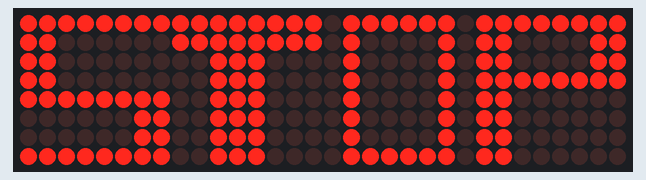
This sketch was run on a simulated Arduino Uno, built with avr-gcc and run on an emulated ATmega328P. On the bench: 32×8 LED matrix.

Above: at 0.1 s.

The sketch:

led.ino
```cpp
/*
8x32 dot matrix
Ino 열어 툴-> 라이브러리 관리 메뉴 들어가서 ledcontrol치고
첫번째로 나오는것 설치
*/


#include "LedControl.h" // 라이브러리 사용 선언


// wemos d1 보드 기준으로 Din 핀을 12번(d12/miso/d6), ClK핀을 14번(d13/sck/d5) CS핀을 13번(d11/mosi/d7)에 연결, 매트릭스는 4개를 사용 선언
LedControl lc=LedControl(12,14,13,4);
int num;


void setup()
{
 for(num=0; num<4; num++) // 매트릭스 0번부터 3번까지 세팅
  {
   lc.shutdown(num,false); // 0~3번까지 매트릭스 절전모드 해제
   lc.setIntensity(num,8); // 매트릭스의 밝기 선언 0~15의 수
   lc.clearDisplay(num); // 매트릭스 led를 초기화
  }
}


// matrix 함수 선언, 운전자에게 경고 메세지 주기 위해 'STOP' 이라는 메세지를 나타내도록 구현함(메세지 내용은 추후 변경 가능성O)
void matrix()
{
  // 'S'
   byte m[8]={
             B11111111,
             B11000000,
             B11000000,
             B11000000,
             B11111111,
             B00000011,
             B00000011,
             B11111111
             };
  //'T'
 byte t[8]={
            B11111111,
            B11111111,
            B00111000,
            B00111000,
            B00111000,
            B00111000,
            B00111000,
            B00111000
            };


 // 'O'
 byte r[8]={
            B01111110,
            B01000010,
            B01000010,
            B01000010,
            B01000010,
            B01000010,
            B01000010,
            B01111110
           };
  //'P'
 byte x[8]={
            B11111111,
            B11000011,
            B11000011,
            B11111111,
            B11000000,
            B11000000,
            B11000000,
            B11000000
            };


 // lc.setRow 함수는 행(Row) 기준으로 도트매트릭스를 제어 lc.setRow(matrix_number,Row,value)
 for(int j=0; j<8; j++)
 {
   lc.setRow(3,j,m[j]); // 0번째 매트릭스에서 'S'출력
   lc.setRow(2,j,t[j]); // 1번째 매트릭스에서 'T'출력
   lc.setRow(1,j,r[j]); // 2번째 매트릭스에서 'O'출력
   lc.setRow(0,j,x[j]); // 3번째 매트릭스에서 'P'출력
 }
 delay(1000);
}


void loop() {
  matrix();
  for(num=0; num<4; num++) // 4개의 매트릭스led 초기화
 {
  lc.clearDisplay(num);
 }
 delay(1000);


}

//결과: led에 STOP이라는 문구가 깜박거림
```
